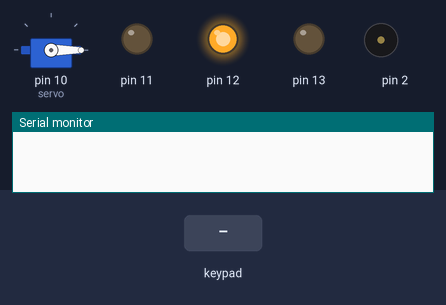
The sketch below on a simulated Arduino Uno, built with avr-gcc and run on an emulated ATmega328P. Shown: servo, output pins drawn as LEDs (lit = HIGH), buzzer (waves = sounding), the last lines printed to the serial monitor. The test bench sets the inputs (shaded band).

Above: at 1.2 s.
1.3 s: keypad keys 6 7 6 7 pressed 0.4 s apart
At 3.3 s:
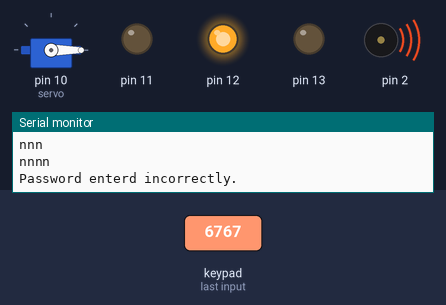
4.4 s: key '1' pressed
At 4.9 s:
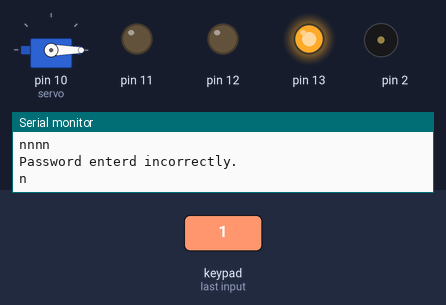
6.0 s: keypad keys 6 7 6 7 # pressed 0.4 s apart
At 6.07 s:
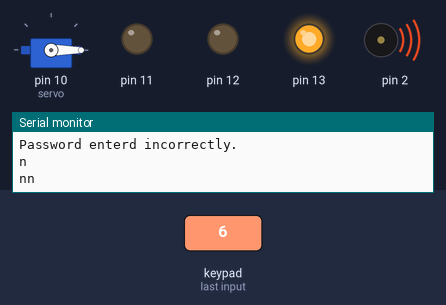
9.5 s: key '2' pressed
At 9.9 s:
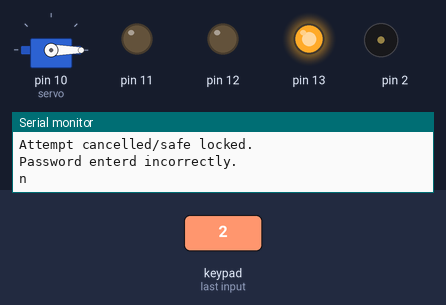
11.1 s: keypad keys 6 7 6 7 * pressed 0.4 s apart
At 12.7 s:
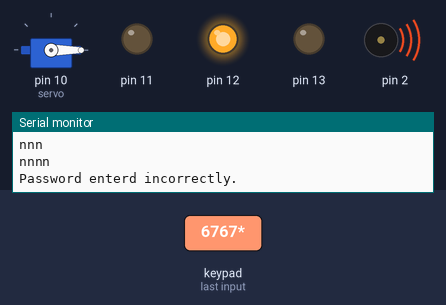
14.6 s: key '3' pressed
At 15.0 s:
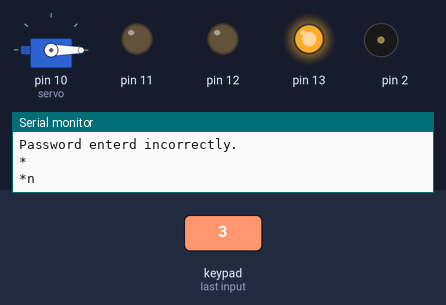
Timing chart, 0 to 17.1 s (numbered marks = the images above; inputs shaded):
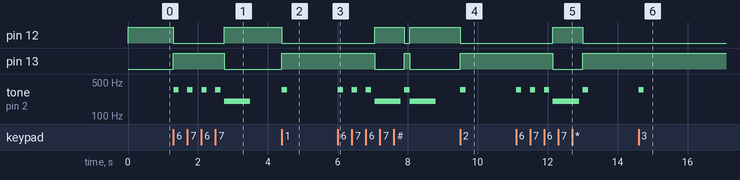

Measured:
- after the input at 1.3 s, pin 12: HIGH → LOW at once, → HIGH 1.5 s later; pin 13: LOW → HIGH at once, → LOW 1.5 s later; tone on pin 2: plays 350 Hz for 0.15 s, 350 Hz for 0.15 s, 350 Hz for 0.15 s, 350 Hz for 0.15 s, 200 Hz for 0.75 s, starting at once
- after the input at 4.4 s, pin 12: HIGH → LOW at once; pin 13: LOW → HIGH at once; tone on pin 2: silent → 350 Hz at once, → silent 0.15 s later
- after the input at 6.0 s, pin 12: LOW → HIGH after 1.1 s, → LOW 0.85 s later, → HIGH 0.15 s later; pin 13: HIGH → LOW after 1.1 s, → HIGH 0.85 s later, → LOW 0.15 s later; tone on pin 2: plays 350 Hz for 0.15 s, 350 Hz for 0.15 s, 350 Hz for 0.15 s, 200 Hz for 0.75 s, 350 Hz for 0.15 s, 200 Hz for 0.75 s, starting at once
- after the input at 9.5 s, pin 12: HIGH → LOW at once; pin 13: LOW → HIGH at once; tone on pin 2: silent → 350 Hz at once, → silent 0.15 s later
- after the input at 11.1 s, pin 12: LOW → HIGH after 1.1 s, → LOW 0.85 s later; pin 13: HIGH → LOW after 1.1 s, → HIGH 0.85 s later; tone on pin 2: plays 350 Hz for 0.15 s, 350 Hz for 0.15 s, 350 Hz for 0.15 s, 200 Hz for 0.75 s, 350 Hz for 0.15 s, starting at once
- after the input at 14.6 s, tone on pin 2: silent → 350 Hz at once, → silent 0.15 s later

The sketch:

safe.ino
```cpp
#include <Servo.h>
#include "keyPad.h"
#include "trafficLight.h"
#include "buzzer.h"

byte rowPins[4] = {9, 8, 7, 6};
byte colPins[4] = {5, 4, 3, 0};
keyPad numPad(rowPins, colPins);
trafficLight tLight(11, 13, 12);
Servo servo;
buzzer buzzer(2);
int melodyFw[] = {200, 0, 200, 0, 250, 0, 300, 250, 300};
int melodyDr[] = {100, 50, 100, 50, 100, 50, 275, 100, 325};

String password = "6767";

void setup(){
  Serial.begin(9600);
  tLight.begin();
  tLight.ledOn('r');
  servo.attach(10);
  servo.write(0);
  buzzer.begin();
}

void loop(){
  String attempt = "";
  for (int i = 0; i < 4; i++) {
    while (true) {
      if (numPad.keyPadPressed()) {
        tLight.setData(false, true, false);
        attempt += numPad.getKey();
        Serial.println(attempt);
        buzzer.playSound(350, 150);
        while (numPad.keyPadPressed()) { delay(100); }
        break;
      }
    }

    if (attempt.indexOf('#') != -1) {
      Serial.println("Attempt cancelled/safe locked.");
      tLight.setData(true, false, false);
      servo.write(0);
      break;
    }
    delay(100);
  }

  if (attempt == password) {
    Serial.println("Password entered correctly, safe unlocked.");
    tLight.setData(true, false, false);
    servo.write(90);
    buzzer.playMelody(melodyFw, melodyDr, 9);
  }
  else {
    Serial.println("Password enterd incorrectly.");
    tLight.setData(false, false, true);
    servo.write(0);
    buzzer.playSound(200, 750);
  }

  delay(100);
}
```

buzzer.h
```cpp
class buzzer {
  private:
    int buzzerPin;

  public:
    buzzer(int pin) { buzzerPin = pin; }

    void begin() {
      pinMode(buzzerPin, OUTPUT);
    }

    void playSound(int fw, int dr) {
      tone(buzzerPin, fw);
      delay(dr);
      noTone(buzzerPin);
    }

    void playMelody(int fw[], int dr[], int size) {
      for (int i = 0; i < size; i++) {
        playSound(fw[i], dr[i]);
      }
    }
};
```

trafficLight.h
```cpp
class trafficLight {
  private:
    int g, y, r;

  public:
    trafficLight(int tg, int ty, int tr) {
      g = tg;
      y = ty;
      r = tr;
    }

    void begin() {
      pinMode(g, OUTPUT);
      pinMode(y, OUTPUT);
      pinMode(r, OUTPUT);
    }

    void ledOn(char light) {
      if (light == 'g') digitalWrite(g, HIGH);
      else if (light == 'y') digitalWrite(y, HIGH);
      else if (light == 'r') digitalWrite(r, HIGH);
      else {
        Serial.println("Invalid char(");
        Serial.print(light);
        Serial.print(") from trafficLight.ledOn");
      }
    }

    void ledOff(char light) {
      if (light == 'g') digitalWrite(g, LOW);
      else if (light == 'y') digitalWrite(y, LOW);
      else if (light == 'r') digitalWrite(r, LOW);
      else {
        Serial.println("Invalid char(");
        Serial.print(light);
        Serial.print(") from trafficLight.ledOff");
      }
    }

    void allOff() {
      ledOff('g');
      ledOff('y');
      ledOff('r');
    }

    void setData(bool gb, bool yb, bool rb) {
      allOff();
      if (gb) ledOn('g');
      if (yb) ledOn('y');
      if (rb) ledOn('r');
    }
};
```

keyPad.h
```cpp
#include <Keypad.h>

class keyPad {
  private:
    byte rowPins[4];
    byte colPins[4];

    char hexaKeys[4][4] = {
      {'1', '2', '3', 'A'},
      {'4', '5', '6', 'B'},
      {'7', '8', '9', 'C'},
      {'*', '0', '#', 'D'}
    };

  public:
    keyPad(byte rows[4], byte cols[4]) {
      for (int i = 0; i < 4; i++) {
        rowPins[i] = rows[i];
        colPins[i] = cols[i];
      }
    }

    char getKey() {
      Keypad customKeypad = Keypad(makeKeymap(hexaKeys), rowPins, colPins, 4, 4);
      char customKey = customKeypad.getKey();
      if (customKey) return customKey;
      else return 'n';
    }

    bool keyPadPressed() {
      Keypad customKeypad = Keypad(makeKeymap(hexaKeys), rowPins, colPins, 4, 4);
      char customKey = customKeypad.getKey();
      if (customKey) return true;
      else return false;
    }
};
```
